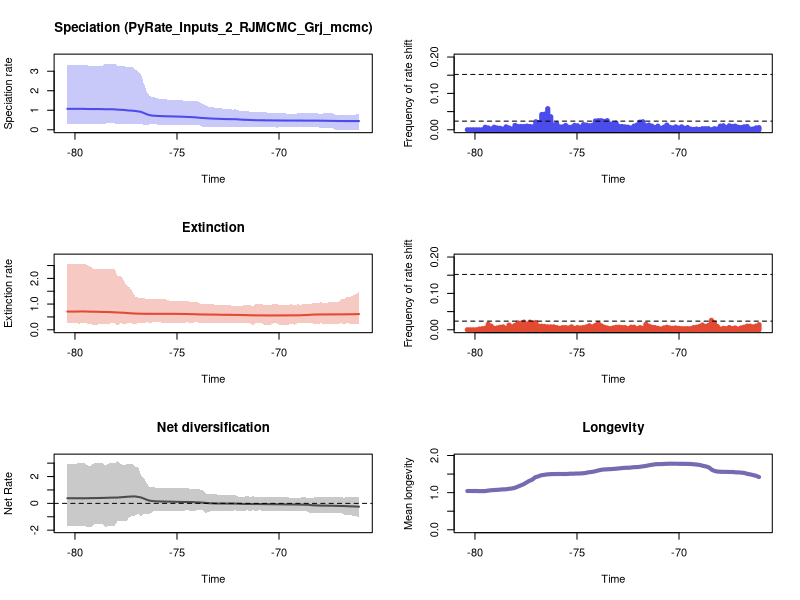

The R source for this figure:


pdf(file='./RTT_plots.pdf',width=10, height=15)
par(mfrow=c(3,2))
library(scales)

time=c(-66.07860275004231, -66.2229786460021,-66.36735454196192,-66.51173043792171,-66.65610633388151,-66.80048222984132,-66.94485812580112,-67.08923402176092,-67.23360991772071,-67.37798581368051,-67.52236170964032,-67.66673760560012,-67.81111350155992,-67.95548939751973,-68.09986529347952,-68.24424118943932,-68.38861708539912,-68.53299298135892,-68.67736887731873,-68.82174477327852,-68.96612066923832,-69.11049656519813,-69.25487246115793,-69.39924835711773,-69.54362425307752,-69.68800014903732,-69.83237604499713,-69.97675194095693,-70.12112783691673,-70.26550373287654,-70.40987962883634,-70.55425552479613,-70.69863142075593,-70.84300731671573,-70.98738321267554,-71.13175910863534,-71.27613500459513,-71.42051090055494,-71.56488679651474,-71.70926269247454,-71.85363858843434,-71.99801448439413,-72.14239038035394,-72.28676627631374,-72.43114217227354,-72.57551806823335,-72.71989396419315,-72.86426986015294,-73.00864575611274,-73.15302165207254,-73.29739754803235,-73.44177344399215,-73.58614933995194,-73.73052523591176,-73.87490113187155,-74.01927702783135,-74.16365292379115,-74.30802881975094,-74.45240471571076,-74.59678061167055,-74.74115650763035,-74.88553240359016,-75.02990829954996,-75.17428419550976,-75.31866009146955,-75.46303598742935,-75.60741188338916,-75.75178777934896,-75.89616367530876,-76.04053957126857,-76.18491546722836,-76.32929136318816,-76.47366725914796,-76.61804315510776,-76.76241905106757,-76.90679494702736,-77.05117084298716,-77.19554673894697,-77.33992263490677,-77.48429853086657,-77.62867442682636,-77.77305032278616,-77.91742621874597,-78.06180211470577,-78.20617801066557,-78.35055390662538,-78.49492980258518,-78.63930569854497,-78.78368159450477,-78.92805749046457,-79.07243338642438,-79.21680928238418,-79.36118517834397,-79.50556107430378,-79.64993697026358,-79.79431286622338,-79.93868876218318,-80.08306465814297,-80.22744055410278,-80.37181645006258)
rate=c(0.4461605035935202, 0.44584029481744025,0.44578202703190084,0.4456149981488323,0.44584029481744025,0.44628995783365705,0.447360082818432,0.448373511421983,0.45297614557944443,0.45540331853793703,0.45761267049358745,0.4601588377528693,0.4627148197958752,0.4641290405416537,0.4681525323236001,0.4681525323236001,0.4681525323236001,0.4681525323236001,0.4684521511189501,0.46973697556543104,0.4707752395919625,0.46973697556543104,0.4710718318527717,0.4710718318527717,0.47212067600993957,0.47295798899493524,0.47473204217496484,0.47616502591388554,0.47680634981314785,0.4780409239437897,0.4809173310576882,0.48140962053827063,0.48361443425825973,0.4871540778221898,0.4883531117349526,0.4901095601699097,0.4944681323752154,0.5025735257264596,0.508561157747389,0.5120798753590696,0.5215245923813643,0.5314835375599086,0.5419682898700687,0.5430889322971068,0.5456492100057937,0.5478067027953675,0.5526914324908838,0.5577429821680777,0.5630198463672513,0.5679560942031961,0.5765880851832692,0.5830421699479766,0.5923869346182249,0.6013071453560135,0.611616953616748,0.6291937568094434,0.6410461638947436,0.6509726710747934,0.6540671750132063,0.6612547463164666,0.6696504687749649,0.6739218915161335,0.6785384421661322,0.6824561213989244,0.6865594839324756,0.6902969110080809,0.6933109996168745,0.6999063276286652,0.7065869913776851,0.7136639496954773,0.7241582420017476,0.745018638493554,0.7926068320924944,0.856412131897506,0.9177816300102287,0.9413072086500979,0.9637842849321046,0.9787978341887499,0.9853880224760183,1.0001391559961907,1.0193758942583757,1.0237607674518345,1.032191479315005,1.0460580056654685,1.0525784510284248,1.0525784510284248,1.0525784510284248,1.058180469905989,1.0600830478671646,1.0621025258170596,1.0600830478671646,1.0635051652093246,1.0624540045447035,1.0702989067328117,1.0738636872148055,1.0738636872148055,1.0738636872148055,1.0738636872148055,1.0738636872148055,1.0738636872148055)
minHPD=c(0.001333624226732118, 0.001333624226732118,0.001333624226732118,0.001333624226732118,0.001333624226732118,0.001333624226732118,0.001333624226732118,0.006374840491513271,0.006374840491513271,0.06874009622113812,0.07796617233759351,0.08644819131735498,0.09955048255048426,0.10100205530942265,0.13166025380655547,0.13166025380655547,0.13166025380655547,0.13166025380655547,0.13166025380655547,0.13166025380655547,0.13166025380655547,0.13166025380655547,0.12572356966001003,0.12572356966001003,0.12572356966001003,0.13426030496167518,0.12572356966001003,0.11866978378424027,0.11237252745279336,0.12572356966001003,0.13166025380655547,0.12572356966001003,0.14219109378110736,0.15304365283600554,0.15213064297703383,0.14546656994595447,0.14219109378110736,0.14546656994595447,0.14546656994595447,0.1440266362438022,0.1440266362438022,0.14219109378110736,0.14219109378110736,0.14219109378110736,0.14546656994595447,0.14219109378110736,0.14844523606668938,0.14844523606668938,0.14219109378110736,0.15304365283600554,0.14844523606668938,0.14844523606668938,0.15213064297703383,0.15213064297703383,0.22407359516322992,0.24420722961741215,0.2399451911945301,0.24611637730372635,0.24611637730372635,0.23478541629877683,0.24611637730372635,0.24611637730372635,0.24611637730372635,0.2503431557703765,0.2399451911945301,0.22678247819430128,0.25936336209744243,0.25936336209744243,0.24611637730372635,0.28565381457683825,0.2828007368461109,0.2828007368461109,0.22678247819430128,0.2626650461832723,0.2828007368461109,0.2828007368461109,0.2828007368461109,0.2828007368461109,0.2828007368461109,0.2828007368461109,0.2828007368461109,0.2828007368461109,0.2828007368461109,0.32326183054625857,0.32326183054625857,0.32326183054625857,0.32326183054625857,0.2828007368461109,0.2828007368461109,0.2828007368461109,0.2828007368461109,0.2828007368461109,0.2828007368461109,0.2828007368461109,0.2828007368461109,0.2828007368461109,0.2828007368461109,0.2828007368461109,0.2828007368461109,0.2828007368461109)
maxHPD=c(0.792447018377244, 0.7826574178089102,0.7806455470358504,0.7806455470358504,0.7806455470358504,0.7786259760286095,0.7786259760286095,0.7826574178089102,0.7806455470358504,0.8338927804896615,0.8338927804896615,0.8338927804896615,0.8386909890615599,0.8216582251053702,0.8346153061811828,0.8346153061811828,0.8346153061811828,0.8346153061811828,0.8346153061811828,0.8346153061811828,0.8346153061811828,0.8346153061811828,0.8216582251053702,0.8216582251053702,0.8216582251053702,0.8346153061811828,0.8346153061811828,0.8346153061811828,0.8386909890615599,0.873007063207229,0.8804138799700975,0.8804138799700975,0.9018020429702007,0.9181326096969257,0.9181326096969257,0.9181326096969257,0.9181326096969257,0.9309441338161334,0.9477637061852183,0.9477637061852183,0.9719355877521005,0.9986625405453358,1.042153021208918,1.0349956159868166,1.0519955195247235,1.058019886786894,1.083259177736061,1.093598606605409,1.093598606605409,1.1312733756975326,1.1662446097545394,1.1854655299402936,1.2580412787689954,1.3049142949208874,1.4180387590036987,1.4639053066136705,1.453010540893261,1.4686372549117865,1.4686372549117865,1.4686372549117865,1.5173257988870748,1.527375789396281,1.5326016972899406,1.541159135149868,1.541159135149868,1.541159135149868,1.5983776186629024,1.5983776186629024,1.5983776186629024,1.6441357671659003,1.6744025417179011,1.7260270492753331,1.9366463519341974,2.3463950846125607,2.808238542888769,2.978155740199788,3.0937529380502995,3.2301008428187092,3.2301008428187092,3.2301008428187092,3.251979888755731,3.251979888755731,3.289449802276119,3.388365539706442,3.388365539706442,3.388365539706442,3.388365539706442,3.289449802276119,3.289449802276119,3.289449802276119,3.265985678623028,3.289449802276119,3.289449802276119,3.3149229471407833,3.3149229471407833,3.3149229471407833,3.3149229471407833,3.3149229471407833,3.3149229471407833,3.3149229471407833)
remove_na = !is.na(rate)
time = time[remove_na]
plot(time,time,type = 'n', ylim = c(0, 3.7272020936770867), xlim = c(-80.44400439804248,-66.00641480206241), ylab = 'Speciation rate', xlab = 'Time',main='Speciation (PyRate_Inputs_2_RJMCMC_Grj_mcmc)' )
polygon(c(time, rev(time)), c(maxHPD[remove_na], rev(minHPD[remove_na])), col = alpha('#4c4cec',0.3), border = NA)
lines(time,rate[remove_na], col = '#4c4cec', lwd=2)
mids=c(-66.07933192123403, -66.22516615957727,-66.37100039792048,-66.51683463626372,-66.66266887460696,-66.8085031129502,-66.95433735129342,-67.10017158963666,-67.2460058279799,-67.39184006632311,-67.53767430466635,-67.6835085430096,-67.82934278135284,-67.97517701969605,-68.12101125803929,-68.26684549638253,-68.41267973472577,-68.55851397306898,-68.70434821141222,-68.85018244975547,-68.99601668809868,-69.14185092644192,-69.28768516478516,-69.4335194031284,-69.57935364147161,-69.72518787981485,-69.8710221181581,-70.01685635650131,-70.16269059484455,-70.30852483318779,-70.45435907153103,-70.60019330987424,-70.74602754821748,-70.89186178656072,-71.03769602490397,-71.18353026324718,-71.32936450159042,-71.47519873993366,-71.62103297827687,-71.76686721662011,-71.91270145496335,-72.0585356933066,-72.20436993164981,-72.35020416999305,-72.49603840833629,-72.6418726466795,-72.78770688502274,-72.93354112336598,-73.07937536170922,-73.22520960005244,-73.37104383839568,-73.51687807673892,-73.66271231508216,-73.80854655342537,-73.95438079176861,-74.10021503011185,-74.24604926845507,-74.39188350679831,-74.53771774514155,-74.68355198348479,-74.829386221828,-74.97522046017124,-75.12105469851448,-75.2668889368577,-75.41272317520094,-75.55855741354418,-75.70439165188742,-75.85022589023063,-75.99606012857387,-76.14189436691711,-76.28772860526036,-76.43356284360357,-76.57939708194681,-76.72523132029005,-76.87106555863326,-77.0168997969765,-77.16273403531974,-77.30856827366298,-77.4544025120062,-77.60023675034944,-77.74607098869268,-77.89190522703589,-78.03773946537913,-78.18357370372237,-78.32940794206561,-78.47524218040883,-78.62107641875207,-78.76691065709531,-78.91274489543855,-79.05857913378176,-79.204413372125,-79.35024761046824,-79.49608184881146,-79.6419160871547,-79.78775032549794,-79.93358456384118,-80.07941880218439,-80.22525304052763,-80.37108727887087)
counts=c(0.006, 0.005,0.002,0.002,0.009,0.008,0.006,0.007,0.01,0.009,0.011,0.006,0.011,0.01,0.002,0.003,0.0,0.003,0.003,0.003,0.001,0.002,0.001,0.002,0.006,0.004,0.008,0.005,0.008,0.005,0.007,0.013,0.007,0.004,0.01,0.006,0.01,0.013,0.011,0.022,0.021,0.013,0.01,0.005,0.007,0.008,0.009,0.009,0.018,0.016,0.016,0.025,0.023,0.025,0.025,0.024,0.012,0.011,0.013,0.014,0.007,0.011,0.012,0.007,0.007,0.012,0.008,0.008,0.017,0.013,0.036,0.058,0.043,0.042,0.02,0.022,0.008,0.009,0.01,0.009,0.009,0.009,0.012,0.002,0.005,0.008,0.002,0.004,0.005,0.007,0.002,0.005,0.007,0.0,0.0,0.0,0.0,0.0,0.0)
plot(mids,counts,type = 'h', xlim = c(-80.44400439804248,-66.00641480206241), ylim=c(0,0.2), ylab = 'Frequency of rate shift', xlab = 'Time',lwd=5,col='#4c4cec')
bf2 = 0.023704754676829004
bf6 = 0.1521174248721602
abline(h=bf2, lty=2)
abline(h=bf6, lty=2)

time=c(-66.07860275004231, -66.2229786460021,-66.36735454196192,-66.51173043792171,-66.65610633388151,-66.80048222984132,-66.94485812580112,-67.08923402176092,-67.23360991772071,-67.37798581368051,-67.52236170964032,-67.66673760560012,-67.81111350155992,-67.95548939751973,-68.09986529347952,-68.24424118943932,-68.38861708539912,-68.53299298135892,-68.67736887731873,-68.82174477327852,-68.96612066923832,-69.11049656519813,-69.25487246115793,-69.39924835711773,-69.54362425307752,-69.68800014903732,-69.83237604499713,-69.97675194095693,-70.12112783691673,-70.26550373287654,-70.40987962883634,-70.55425552479613,-70.69863142075593,-70.84300731671573,-70.98738321267554,-71.13175910863534,-71.27613500459513,-71.42051090055494,-71.56488679651474,-71.70926269247454,-71.85363858843434,-71.99801448439413,-72.14239038035394,-72.28676627631374,-72.43114217227354,-72.57551806823335,-72.71989396419315,-72.86426986015294,-73.00864575611274,-73.15302165207254,-73.29739754803235,-73.44177344399215,-73.58614933995194,-73.73052523591176,-73.87490113187155,-74.01927702783135,-74.16365292379115,-74.30802881975094,-74.45240471571076,-74.59678061167055,-74.74115650763035,-74.88553240359016,-75.02990829954996,-75.17428419550976,-75.31866009146955,-75.46303598742935,-75.60741188338916,-75.75178777934896,-75.89616367530876,-76.04053957126857,-76.18491546722836,-76.32929136318816,-76.47366725914796,-76.61804315510776,-76.76241905106757,-76.90679494702736,-77.05117084298716,-77.19554673894697,-77.33992263490677,-77.48429853086657,-77.62867442682636,-77.77305032278616,-77.91742621874597,-78.06180211470577,-78.20617801066557,-78.35055390662538,-78.49492980258518,-78.63930569854497,-78.78368159450477,-78.92805749046457,-79.07243338642438,-79.21680928238418,-79.36118517834397,-79.50556107430378,-79.64993697026358,-79.79431286622338,-79.93868876218318,-80.08306465814297,-80.22744055410278,-80.37181645006258)
rate=c(0.6120667096724626, 0.608195889301048,0.6045456969698982,0.6039104973047982,0.6027092539127503,0.6006320170308066,0.5992820672211103,0.599038008643527,0.5988620454174842,0.597392847860813,0.598107985477122,0.5966508975781254,0.5972598065940926,0.5958713395770777,0.5956262301952427,0.5934463062433124,0.5889678688967839,0.5784115183816418,0.5735936018836093,0.5713152796638084,0.5640523375726929,0.5630480473003032,0.5619237087951294,0.5606957234272852,0.5599015894836223,0.5593177930887481,0.5590046644120286,0.5593177930887481,0.5584062761151345,0.5579629184760613,0.5562064047763217,0.5579629184760613,0.5593177930887481,0.5599015894836223,0.5599015894836223,0.560264024002911,0.5630480473003032,0.5650227211327048,0.5708886502582832,0.5720462102925408,0.5746323512798254,0.5777205247650268,0.5782558114763159,0.5795436685146698,0.5824310671338215,0.5828965952829114,0.5835040607409478,0.5852413296467374,0.5888963530229063,0.5900741858339145,0.5918958217178143,0.592762141600953,0.5946893433919658,0.5954482435380151,0.5972598065940926,0.601437538348681,0.6064361823447095,0.6087992152640576,0.6107481906210432,0.6146620912150873,0.616114523173972,0.6179040693519452,0.6181045066298194,0.6197498168987068,0.6197498168987068,0.620259884473232,0.620259884473232,0.6204513936634208,0.6209814632499298,0.6213780457411828,0.6209814632499298,0.6213780457411828,0.6213780457411828,0.6222617671500461,0.6234566711910958,0.6286196202369483,0.63039537220086,0.6397493746453438,0.645212463767497,0.6532403321094208,0.6640726243792512,0.6671582918503134,0.6733129956576531,0.6790735295250794,0.6857724546388642,0.6896761518530365,0.6935101798700971,0.6935101798700971,0.6988227360261154,0.7010923527073931,0.7035611107490141,0.7046914001430375,0.707697379320985,0.7120442657867138,0.7150206295883227,0.7120442657867138,0.7087070244592415,0.7087070244592415,0.7087070244592415,0.7087070244592415)
minHPD=c(0.2366363760715211, 0.2266929705014157,0.2328675881205451,0.2328675881205451,0.2547080470372797,0.2266929705014157,0.2526912194602072,0.22627265927680995,0.22627265927680995,0.22627265927680995,0.2366363760715211,0.22627265927680995,0.22627265927680995,0.2526912194602072,0.22627265927680995,0.2328675881205451,0.2526912194602072,0.2526912194602072,0.2526912194602072,0.2526912194602072,0.2526912194602072,0.2526912194602072,0.19328980938259102,0.2526912194602072,0.19775296509502227,0.19328980938259102,0.19775296509502227,0.19775296509502227,0.2526912194602072,0.2526912194602072,0.19328980938259102,0.19775296509502227,0.19775296509502227,0.2526912194602072,0.2526912194602072,0.2526912194602072,0.19328980938259102,0.2526912194602072,0.2538743568423366,0.2587007936613882,0.2526912194602072,0.2526912194602072,0.2565293505665443,0.2526912194602072,0.2538743568423366,0.2565293505665443,0.2538743568423366,0.2587007936613882,0.2587007936613882,0.2587007936613882,0.2822389321352108,0.2822389321352108,0.26124656453942474,0.2587007936613882,0.2565293505665443,0.2949609657701917,0.2822389321352108,0.26563176264458804,0.2851733010099923,0.2822389321352108,0.2822389321352108,0.2565293505665443,0.2587007936613882,0.2565293505665443,0.2565293505665443,0.2565293505665443,0.2822389321352108,0.2822389321352108,0.2851733010099923,0.2851733010099923,0.2851733010099923,0.27831136713730326,0.2851733010099923,0.27831136713730326,0.2565293505665443,0.2565293505665443,0.22910155748923486,0.24167600928976787,0.27831136713730326,0.22410213274716215,0.22410213274716215,0.2587007936613882,0.1667322518998558,0.27831136713730326,0.2587007936613882,0.22910155748923486,0.22410213274716215,0.22410213274716215,0.22410213274716215,0.19359996332060125,0.1667322518998558,0.22410213274716215,0.22410213274716215,0.27831136713730326,0.27831136713730326,0.22410213274716215,0.27831136713730326,0.27831136713730326,0.27831136713730326,0.27831136713730326)
maxHPD=c(1.4936044159836503, 1.3859217366108039,1.3296252804211197,1.2823831531203735,1.2823831531203735,1.1851776430147047,1.1851776430147047,1.0878859684110702,1.0862298084534583,1.0620999837316805,1.0710051733425838,1.0553105204889581,1.0553105204889581,1.0710051733425838,1.03624254939981,1.03624254939981,1.0218235108304046,0.9998637868532113,0.9916325647019809,0.9869200739150403,0.9788431974717179,0.9916325647019809,0.9348917689786611,1.0028612578637368,0.9555312332063475,0.9555312332063475,0.9555312332063475,0.9555312332063475,1.0028612578637368,1.0028612578637368,0.9555312332063475,0.9555312332063475,0.9555312332063475,0.9998637868532113,0.9998637868532113,1.0028612578637368,0.9257048906744395,0.9620176290519379,0.9555312332063475,0.9555312332063475,0.9350682203298296,0.9257048906744395,0.9350682203298296,0.9350682203298296,0.9555312332063475,0.9555312332063475,0.9555312332063475,0.9684228329441734,0.9684228329441734,0.9788431974717179,1.0028612578637368,1.0028612578637368,0.9916325647019809,0.9916325647019809,1.013869119073422,1.0751357850391547,1.0751357850391547,1.0751357850391547,1.111013248501885,1.1204860952131273,1.1204860952131273,1.0999927653492716,1.111013248501885,1.1204860952131273,1.1204860952131273,1.151896320057513,1.1908158211047026,1.1864489166658807,1.1864489166658807,1.1864489166658807,1.1864489166658807,1.1864489166658807,1.2026511766401007,1.222219378173807,1.222219378173807,1.2603430196000727,1.2908816577430982,1.497879358719282,1.6657973610992602,1.7305639922721618,1.9675773864715296,2.096799709649711,2.096799709649711,2.3570029436299076,2.37357819513233,2.3570029436299076,2.3570029436299076,2.3570029436299076,2.3570029436299076,2.37357819513233,2.37357819513233,2.4534950081323283,2.5028443641221143,2.5739098824233446,2.5739098824233446,2.545368433221317,2.5739098824233446,2.5739098824233446,2.5739098824233446,2.5739098824233446)
remove_na = !is.na(rate)
time = time[remove_na]
plot(time,time,type = 'n', ylim = c(0, 2.8313008706656793), xlim = c(-80.44400439804248,-66.00641480206241), ylab = 'Extinction rate', xlab = 'Time',main='Extinction' )
polygon(c(time, rev(time)), c(maxHPD[remove_na], rev(minHPD[remove_na])), col = alpha('#e34a33',0.3), border = NA)
lines(time,rate[remove_na], col = '#e34a33', lwd=2)
mids=c(-66.07933192123403, -66.22516615957727,-66.37100039792048,-66.51683463626372,-66.66266887460696,-66.8085031129502,-66.95433735129342,-67.10017158963666,-67.2460058279799,-67.39184006632311,-67.53767430466635,-67.6835085430096,-67.82934278135284,-67.97517701969605,-68.12101125803929,-68.26684549638253,-68.41267973472577,-68.55851397306898,-68.70434821141222,-68.85018244975547,-68.99601668809868,-69.14185092644192,-69.28768516478516,-69.4335194031284,-69.57935364147161,-69.72518787981485,-69.8710221181581,-70.01685635650131,-70.16269059484455,-70.30852483318779,-70.45435907153103,-70.60019330987424,-70.74602754821748,-70.89186178656072,-71.03769602490397,-71.18353026324718,-71.32936450159042,-71.47519873993366,-71.62103297827687,-71.76686721662011,-71.91270145496335,-72.0585356933066,-72.20436993164981,-72.35020416999305,-72.49603840833629,-72.6418726466795,-72.78770688502274,-72.93354112336598,-73.07937536170922,-73.22520960005244,-73.37104383839568,-73.51687807673892,-73.66271231508216,-73.80854655342537,-73.95438079176861,-74.10021503011185,-74.24604926845507,-74.39188350679831,-74.53771774514155,-74.68355198348479,-74.829386221828,-74.97522046017124,-75.12105469851448,-75.2668889368577,-75.41272317520094,-75.55855741354418,-75.70439165188742,-75.85022589023063,-75.99606012857387,-76.14189436691711,-76.28772860526036,-76.43356284360357,-76.57939708194681,-76.72523132029005,-76.87106555863326,-77.0168997969765,-77.16273403531974,-77.30856827366298,-77.4544025120062,-77.60023675034944,-77.74607098869268,-77.89190522703589,-78.03773946537913,-78.18357370372237,-78.32940794206561,-78.47524218040883,-78.62107641875207,-78.76691065709531,-78.91274489543855,-79.05857913378176,-79.204413372125,-79.35024761046824,-79.49608184881146,-79.6419160871547,-79.78775032549794,-79.93358456384118,-80.07941880218439,-80.22525304052763,-80.37108727887087)
counts=c(0.014, 0.01,0.008,0.01,0.01,0.007,0.005,0.002,0.005,0.003,0.006,0.003,0.004,0.002,0.009,0.019,0.026,0.012,0.009,0.013,0.009,0.007,0.006,0.003,0.003,0.003,0.003,0.004,0.005,0.004,0.005,0.007,0.005,0.002,0.004,0.006,0.007,0.01,0.015,0.004,0.006,0.003,0.007,0.007,0.003,0.006,0.006,0.007,0.007,0.005,0.003,0.005,0.007,0.011,0.017,0.012,0.008,0.011,0.008,0.006,0.005,0.006,0.004,0.008,0.005,0.006,0.006,0.004,0.006,0.008,0.008,0.008,0.009,0.01,0.01,0.02,0.018,0.021,0.015,0.021,0.014,0.019,0.012,0.008,0.013,0.004,0.008,0.007,0.005,0.004,0.01,0.015,0.004,0.003,0.002,0.0,0.0,0.0,0.0)
plot(mids,counts,type = 'h', xlim = c(-80.44400439804248,-66.00641480206241), ylim=c(0,0.2), ylab = 'Frequency of rate shift', xlab = 'Time',lwd=5,col='#e34a33')
abline(h=bf2, lty=2)
abline(h=bf6, lty=2)
#Net Diversification Rate
time=c(-66.07860275004231, -66.2229786460021,-66.36735454196192,-66.51173043792171,-66.65610633388151,-66.80048222984132,-66.94485812580112,-67.08923402176092,-67.23360991772071,-67.37798581368051,-67.52236170964032,-67.66673760560012,-67.81111350155992,-67.95548939751973,-68.09986529347952,-68.24424118943932,-68.38861708539912,-68.53299298135892,-68.67736887731873,-68.82174477327852,-68.96612066923832,-69.11049656519813,-69.25487246115793,-69.39924835711773,-69.54362425307752,-69.68800014903732,-69.83237604499713,-69.97675194095693,-70.12112783691673,-70.26550373287654,-70.40987962883634,-70.55425552479613,-70.69863142075593,-70.84300731671573,-70.98738321267554,-71.13175910863534,-71.27613500459513,-71.42051090055494,-71.56488679651474,-71.70926269247454,-71.85363858843434,-71.99801448439413,-72.14239038035394,-72.28676627631374,-72.43114217227354,-72.57551806823335,-72.71989396419315,-72.86426986015294,-73.00864575611274,-73.15302165207254,-73.29739754803235,-73.44177344399215,-73.58614933995194,-73.73052523591176,-73.87490113187155,-74.01927702783135,-74.16365292379115,-74.30802881975094,-74.45240471571076,-74.59678061167055,-74.74115650763035,-74.88553240359016,-75.02990829954996,-75.17428419550976,-75.31866009146955,-75.46303598742935,-75.60741188338916,-75.75178777934896,-75.89616367530876,-76.04053957126857,-76.18491546722836,-76.32929136318816,-76.47366725914796,-76.61804315510776,-76.76241905106757,-76.90679494702736,-77.05117084298716,-77.19554673894697,-77.33992263490677,-77.48429853086657,-77.62867442682636,-77.77305032278616,-77.91742621874597,-78.06180211470577,-78.20617801066557,-78.35055390662538,-78.49492980258518,-78.63930569854497,-78.78368159450477,-78.92805749046457,-79.07243338642438,-79.21680928238418,-79.36118517834397,-79.50556107430378,-79.64993697026358,-79.79431286622338,-79.93868876218318,-80.08306465814297,-80.22744055410278,-80.37181645006258)
net_rate=c(-0.247644086963189, -0.23538255944193767,-0.22663242846597842,-0.21757156178839018,-0.21075650089646927,-0.19876222045213404,-0.19445426604972824,-0.18854208254109525,-0.1852000921451219,-0.1763091184551915,-0.17431374224406532,-0.1698396049171034,-0.1678159957942387,-0.16294879038980392,-0.15622341316766922,-0.14952146986502723,-0.1362793035543789,-0.11283740886601949,-0.10328476873175173,-0.09694190630373728,-0.08908427349344976,-0.08585426079368225,-0.08255584791399846,-0.07995541006084546,-0.07851265728456272,-0.07712558071355059,-0.07227012733457742,-0.07021089489823668,-0.06786755040563998,-0.06524959443389247,-0.06266613764290972,-0.06129586330197582,-0.056565791654345825,-0.05255648206120785,-0.05206949878308641,-0.04970417897992981,-0.05062637114066718,-0.046700780649905314,-0.04536502798259598,-0.0449172220172504,-0.03611409877372386,-0.026923713387237567,-0.016104884008063453,-0.01760300641127783,-0.017114812672062718,-0.014868259453694807,-0.012410912850185248,-0.00944095917801723,-0.010690150651445102,-0.00672775158797681,0.0035889075159690437,0.013127507667438303,0.034780696944220764,0.0526607545305604,0.06627564320175927,0.0785951193786759,0.08550819505537795,0.09845368857222787,0.1011352993991907,0.10216607908467008,0.10512375480700217,0.11004505415989314,0.1157156659919375,0.12117311763267631,0.12751472539789885,0.12791418084873354,0.13409185786283298,0.14056024594034608,0.1470742140886159,0.15124127124801512,0.16967835754469313,0.196623296734163,0.26454641922413547,0.3526973976601717,0.43893584371919997,0.4794714471639,0.5162008280075999,0.5135294095942022,0.5037661350899265,0.48703332595336485,0.4693148832797888,0.45223361678184765,0.43365675172502266,0.43116941324069963,0.4278495806264558,0.4203707076904055,0.41183703563751717,0.4072719545145608,0.40100693580322083,0.39799923186238745,0.39241182022671484,0.3928653224824775,0.383850223839049,0.3799249241058239,0.3802816785297544,0.38113361436906695,0.38368768367694844,0.38368768367694844,0.38368768367694844,0.38368768367694844)
net_minHPD=c(-1.059920068142107, -0.9581261504646508,-0.922721647227797,-0.887971666372003,-0.8397778720404011,-0.8553118499215822,-0.7454551026278697,-0.7211565088687029,-0.7211565088687029,-0.7027367752534268,-0.7027367752534268,-0.7211565088687029,-0.7211565088687029,-0.7211565088687029,-0.7211565088687029,-0.6925971573616282,-0.7027367752534268,-0.6925971573616282,-0.5881571291167287,-0.5881571291167287,-0.5881571291167287,-0.5858896337642518,-0.5942345991737538,-0.5942345991737538,-0.5763547788070993,-0.5251204285817845,-0.5796071388535339,-0.5816990602727592,-0.5816990602727592,-0.5251204285817845,-0.5763547788070993,-0.5199955562225042,-0.5816990602727592,-0.5366623397072599,-0.5199955562225042,-0.5576965148651132,-0.5199955562225042,-0.5576965148651132,-0.5199955562225042,-0.5576965148651132,-0.5763547788070993,-0.5985982827650109,-0.5199955562225042,-0.5576965148651132,-0.5763547788070993,-0.5763547788070993,-0.5763547788070993,-0.5913358165967271,-0.5913358165967271,-0.5763547788070993,-0.5913358165967271,-0.6157981755869464,-0.7259167785233411,-0.5124797437350102,-0.5199955562225042,-0.5199955562225042,-0.5780284356614869,-0.5780284356614869,-0.5124797437350102,-0.5274790454540033,-0.5780284356614869,-0.5780284356614869,-0.5780284356614869,-0.5373608795695091,-0.5373608795695091,-0.5780284356614869,-0.5780284356614869,-0.5766461586832573,-0.5780284356614869,-0.5780284356614869,-0.6064305018017668,-0.7927374046417759,-0.7670360934617582,-0.78740776186833,-1.00476021554591,-0.7259167785233411,-0.9267872449545949,-0.9529763206266002,-1.0429257529162697,-1.3246256665817207,-1.3486210629004147,-1.3486210629004147,-1.3486210629004147,-1.6781043256244568,-1.6781043256244568,-1.6781043256244568,-1.7903031667579596,-1.551314606284929,-1.551314606284929,-1.551314606284929,-1.551314606284929,-1.7731386770393305,-1.7903031667579596,-1.6781043256244568,-1.6781043256244568,-1.6781043256244568,-1.6781043256244568,-1.6781043256244568,-1.6781043256244568,-1.6781043256244568)
net_maxHPD=c(0.49274487986646454, 0.4859281166490667,0.49274487986646454,0.4859281166490667,0.4859281166490667,0.4146734747771199,0.49274487986646454,0.4859281166490667,0.4859281166490667,0.49274487986646454,0.49274487986646454,0.454007839688255,0.454007839688255,0.44278022555882485,0.4355168653470737,0.4461367814386359,0.399381820145135,0.36874620627331367,0.44278022555882485,0.44278022555882485,0.4355168653470737,0.4355168653470737,0.4169100551561115,0.4169100551561115,0.4397864711732872,0.49274487986646454,0.44278022555882485,0.44278022555882485,0.44278022555882485,0.48675718910219656,0.44278022555882485,0.49274487986646454,0.4461367814386359,0.4985217729223466,0.4985217729223466,0.4935068401015325,0.5197521048780591,0.4935068401015325,0.5405264630123207,0.4985217729223466,0.49274487986646454,0.4985217729223466,0.6266539962479951,0.5980719912183805,0.5917888919852872,0.5980719912183805,0.6266539962479951,0.6434042839398537,0.6434042839398537,0.6932280250839045,0.6964921064899492,0.7257360395876169,0.7055631754058358,0.9789331452945796,1.0352811084917077,1.0728689231426207,1.0327658332277827,1.0352811084917077,1.1238283028007336,1.1473802860902107,1.1186834144459366,1.1238283028007336,1.1238283028007336,1.168677278893602,1.1554854485670645,1.1342103612644934,1.1554854485670645,1.1554854485670645,1.1554854485670645,1.168677278893602,1.2314768843317048,1.168677278893602,1.4960663223215298,1.8806976939076616,2.114792792123102,2.7078201742427632,2.717335660917108,2.932038822121004,2.932038822121004,2.9016017008903554,2.8667254979336674,2.932038822121004,3.1406402523506625,2.9673724017575003,2.98843850592991,2.9673724017575003,2.8028007654045597,2.98843850592991,2.98843850592991,2.98843850592991,2.98843850592991,2.8028007654045597,2.8028007654045597,2.98843850592991,2.98843850592991,2.98843850592991,2.9673724017575003,2.9673724017575003,2.9673724017575003,2.9673724017575003)
remove_na = !is.na(net_rate)
time = time[remove_na]
plot(time,time,type = 'n', ylim = c(-1.9693334834337557, 3.454704277585729), xlim = c(-80.44400439804248,-66.00641480206241), ylab = 'Net Rate', xlab = 'Time',lwd=2, main='Net diversification', col= '#504A4B' )
polygon(c(time, rev(time)), c(net_maxHPD[remove_na], rev(net_minHPD[remove_na])), col = alpha('#504A4B',0.3), border = NA)
lines(time,net_rate[remove_na], col = '#504A4B', lwd=2)
abline(h=0,lty=2)


time=c(-66.07860275004231, -66.2229786460021,-66.36735454196192,-66.51173043792171,-66.65610633388151,-66.80048222984132,-66.94485812580112,-67.08923402176092,-67.23360991772071,-67.37798581368051,-67.52236170964032,-67.66673760560012,-67.81111350155992,-67.95548939751973,-68.09986529347952,-68.24424118943932,-68.38861708539912,-68.53299298135892,-68.67736887731873,-68.82174477327852,-68.96612066923832,-69.11049656519813,-69.25487246115793,-69.39924835711773,-69.54362425307752,-69.68800014903732,-69.83237604499713,-69.97675194095693,-70.12112783691673,-70.26550373287654,-70.40987962883634,-70.55425552479613,-70.69863142075593,-70.84300731671573,-70.98738321267554,-71.13175910863534,-71.27613500459513,-71.42051090055494,-71.56488679651474,-71.70926269247454,-71.85363858843434,-71.99801448439413,-72.14239038035394,-72.28676627631374,-72.43114217227354,-72.57551806823335,-72.71989396419315,-72.86426986015294,-73.00864575611274,-73.15302165207254,-73.29739754803235,-73.44177344399215,-73.58614933995194,-73.73052523591176,-73.87490113187155,-74.01927702783135,-74.16365292379115,-74.30802881975094,-74.45240471571076,-74.59678061167055,-74.74115650763035,-74.88553240359016,-75.02990829954996,-75.17428419550976,-75.31866009146955,-75.46303598742935,-75.60741188338916,-75.75178777934896,-75.89616367530876,-76.04053957126857,-76.18491546722836,-76.32929136318816,-76.47366725914796,-76.61804315510776,-76.76241905106757,-76.90679494702736,-77.05117084298716,-77.19554673894697,-77.33992263490677,-77.48429853086657,-77.62867442682636,-77.77305032278616,-77.91742621874597,-78.06180211470577,-78.20617801066557,-78.35055390662538,-78.49492980258518,-78.63930569854497,-78.78368159450477,-78.92805749046457,-79.07243338642438,-79.21680928238418,-79.36118517834397,-79.50556107430378,-79.64993697026358,-79.79431286622338,-79.93868876218318,-80.08306465814297,-80.22744055410278,-80.37181645006258)
rate=c(1.4197819975612607, 1.45307906941472,1.4726117512926322,1.4922344390978615,1.5056686179029644,1.530436985161323,1.5386795987762307,1.5453669773118008,1.5468767183526348,1.5566406064524512,1.556044079167138,1.5596422711242806,1.5593770596977807,1.5622749859161884,1.5664752413338434,1.581600180494098,1.6158364548252262,1.6794511558107408,1.7057416872378701,1.7214889726463414,1.743902144561531,1.7545826299282012,1.7621560238895488,1.7702680599342884,1.7732885414359907,1.7743988282011005,1.7765259078294684,1.775821850271259,1.7784941601117792,1.7782065135354883,1.7809714805257644,1.777558456832624,1.7745253603759048,1.769495041193565,1.7679210967594778,1.7665564907106295,1.7543945332223232,1.7420576944286137,1.7258821990280717,1.7127505386170803,1.7014407863272065,1.6895471751290194,1.6881631540645288,1.6809758487832775,1.6713857650330437,1.6695338797107369,1.6653641804955615,1.6572384864482625,1.6487441721794276,1.6421141287927907,1.635359946371137,1.6312523445193512,1.6255576723213228,1.6219766942086662,1.6066842083431183,1.5896267040994927,1.5679298300460367,1.554789516039996,1.5463568385971411,1.5279225285196365,1.5203813980363388,1.5144556607193094,1.514516015931689,1.5101131788744349,1.510719445579678,1.5032479939515535,1.501084850261319,1.5018981271904088,1.5025739313687556,1.500770574568614,1.50060793197421,1.497085493169293,1.4907049923295053,1.4786956170383716,1.466773351555618,1.4363567164961457,1.4129892186191793,1.346997087277423,1.3164430596072763,1.2700610232827851,1.2235373810305539,1.1909915071140007,1.1577675488739987,1.1268716918609956,1.1106375273377618,1.102135291720828,1.0899021738526364,1.088830207033149,1.0799020385210465,1.0742171546493415,1.0693248095716446,1.0645081927098592,1.0539581114355459,1.0420176866904527,1.040193882402599,1.0411164974047191,1.0438922943808602,1.0438922943808602,1.0438922943808602,1.0438922943808602)
minHPD=c(1.4197819975612607, 1.45307906941472,1.4726117512926322,1.4922344390978615,1.5056686179029644,1.530436985161323,1.5386795987762307,1.5453669773118008,1.5468767183526348,1.5566406064524512,1.556044079167138,1.5596422711242806,1.5593770596977807,1.5622749859161884,1.5664752413338434,1.581600180494098,1.6158364548252262,1.6794511558107408,1.7057416872378701,1.7214889726463414,1.743902144561531,1.7545826299282012,1.7621560238895488,1.7702680599342884,1.7732885414359907,1.7743988282011005,1.7765259078294684,1.775821850271259,1.7784941601117792,1.7782065135354883,1.7809714805257644,1.777558456832624,1.7745253603759048,1.769495041193565,1.7679210967594778,1.7665564907106295,1.7543945332223232,1.7420576944286137,1.7258821990280717,1.7127505386170803,1.7014407863272065,1.6895471751290194,1.6881631540645288,1.6809758487832775,1.6713857650330437,1.6695338797107369,1.6653641804955615,1.6572384864482625,1.6487441721794276,1.6421141287927907,1.635359946371137,1.6312523445193512,1.6255576723213228,1.6219766942086662,1.6066842083431183,1.5896267040994927,1.5679298300460367,1.554789516039996,1.5463568385971411,1.5279225285196365,1.5203813980363388,1.5144556607193094,1.514516015931689,1.5101131788744349,1.510719445579678,1.5032479939515535,1.501084850261319,1.5018981271904088,1.5025739313687556,1.500770574568614,1.50060793197421,1.497085493169293,1.4907049923295053,1.4786956170383716,1.466773351555618,1.4363567164961457,1.4129892186191793,1.346997087277423,1.3164430596072763,1.2700610232827851,1.2235373810305539,1.1909915071140007,1.1577675488739987,1.1268716918609956,1.1106375273377618,1.102135291720828,1.0899021738526364,1.088830207033149,1.0799020385210465,1.0742171546493415,1.0693248095716446,1.0645081927098592,1.0539581114355459,1.0420176866904527,1.040193882402599,1.0411164974047191,1.0438922943808602,1.0438922943808602,1.0438922943808602,1.0438922943808602)
maxHPD=c(1.4197819975612607, 1.45307906941472,1.4726117512926322,1.4922344390978615,1.5056686179029644,1.530436985161323,1.5386795987762307,1.5453669773118008,1.5468767183526348,1.5566406064524512,1.556044079167138,1.5596422711242806,1.5593770596977807,1.5622749859161884,1.5664752413338434,1.581600180494098,1.6158364548252262,1.6794511558107408,1.7057416872378701,1.7214889726463414,1.743902144561531,1.7545826299282012,1.7621560238895488,1.7702680599342884,1.7732885414359907,1.7743988282011005,1.7765259078294684,1.775821850271259,1.7784941601117792,1.7782065135354883,1.7809714805257644,1.777558456832624,1.7745253603759048,1.769495041193565,1.7679210967594778,1.7665564907106295,1.7543945332223232,1.7420576944286137,1.7258821990280717,1.7127505386170803,1.7014407863272065,1.6895471751290194,1.6881631540645288,1.6809758487832775,1.6713857650330437,1.6695338797107369,1.6653641804955615,1.6572384864482625,1.6487441721794276,1.6421141287927907,1.635359946371137,1.6312523445193512,1.6255576723213228,1.6219766942086662,1.6066842083431183,1.5896267040994927,1.5679298300460367,1.554789516039996,1.5463568385971411,1.5279225285196365,1.5203813980363388,1.5144556607193094,1.514516015931689,1.5101131788744349,1.510719445579678,1.5032479939515535,1.501084850261319,1.5018981271904088,1.5025739313687556,1.500770574568614,1.50060793197421,1.497085493169293,1.4907049923295053,1.4786956170383716,1.466773351555618,1.4363567164961457,1.4129892186191793,1.346997087277423,1.3164430596072763,1.2700610232827851,1.2235373810305539,1.1909915071140007,1.1577675488739987,1.1268716918609956,1.1106375273377618,1.102135291720828,1.0899021738526364,1.088830207033149,1.0799020385210465,1.0742171546493415,1.0693248095716446,1.0645081927098592,1.0539581114355459,1.0420176866904527,1.040193882402599,1.0411164974047191,1.0438922943808602,1.0438922943808602,1.0438922943808602,1.0438922943808602)
remove_na = !is.na(rate)
time = time[remove_na]
plot(time,time,type = 'n', ylim = c(0, 1.959068628578341), xlim = c(-80.44400439804248,-66.00641480206241), ylab = 'Mean longevity', xlab = 'Time',main='Longevity' )
polygon(c(time, rev(time)), c(maxHPD[remove_na], rev(minHPD[remove_na])), col = alpha('#756bb1',0.3), border = NA)
lines(time,rate[remove_na], col = '#756bb1', lwd=4)

n <- dev.off()
